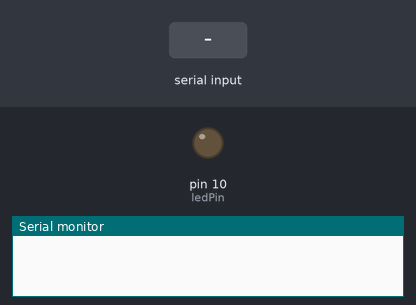
Recording of a sketch running on a simulated Arduino Uno, built with avr-gcc and run on an emulated ATmega328P. Shown: output pins drawn as LEDs (lit = HIGH), the last lines printed to the serial monitor. Dashed ring = blinking. Inputs (shaded band) come from the test bench.

Above: at 1.2 s.
1.3 s: "L" received over Serial
At 1.8 s:
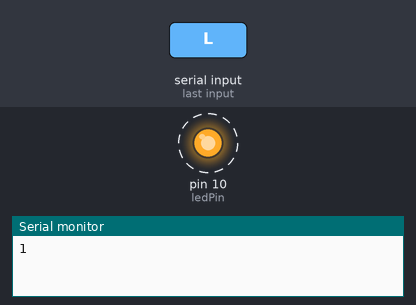
Timing chart, 0 to 10.3 s (numbered marks = the images above; inputs shaded):
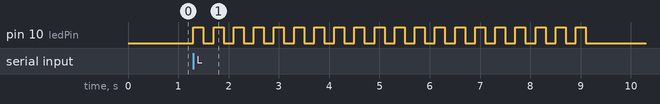

Measured:
- after the input at 1.3 s, pin 10 (ledPin): alternates HIGH for 0.20 s and LOW for 0.20 s, 40 changes in all, then stays LOW, starting at once

The sketch:

sketch_jul29b.ino
```cpp
int ledPin = 10; //定义数字10 接口
int val;
int i;
void setup()
{
  Serial.begin(9600);
  pinMode(ledPin, OUTPUT);//定义小灯接口为输出接口
}
void loop()
{
  val = Serial.read();
  if (val == 'L')
  {
    for (i = 1 ; i<=20; i++) {
      digitalWrite(ledPin, HIGH); //点亮小灯
      delay(200);
      digitalWrite(ledPin, LOW); //熄灭小灯
      delay(200);
      Serial.println(i);
    }
  } else {
    digitalWrite(ledPin, LOW); //

  }

}
```
